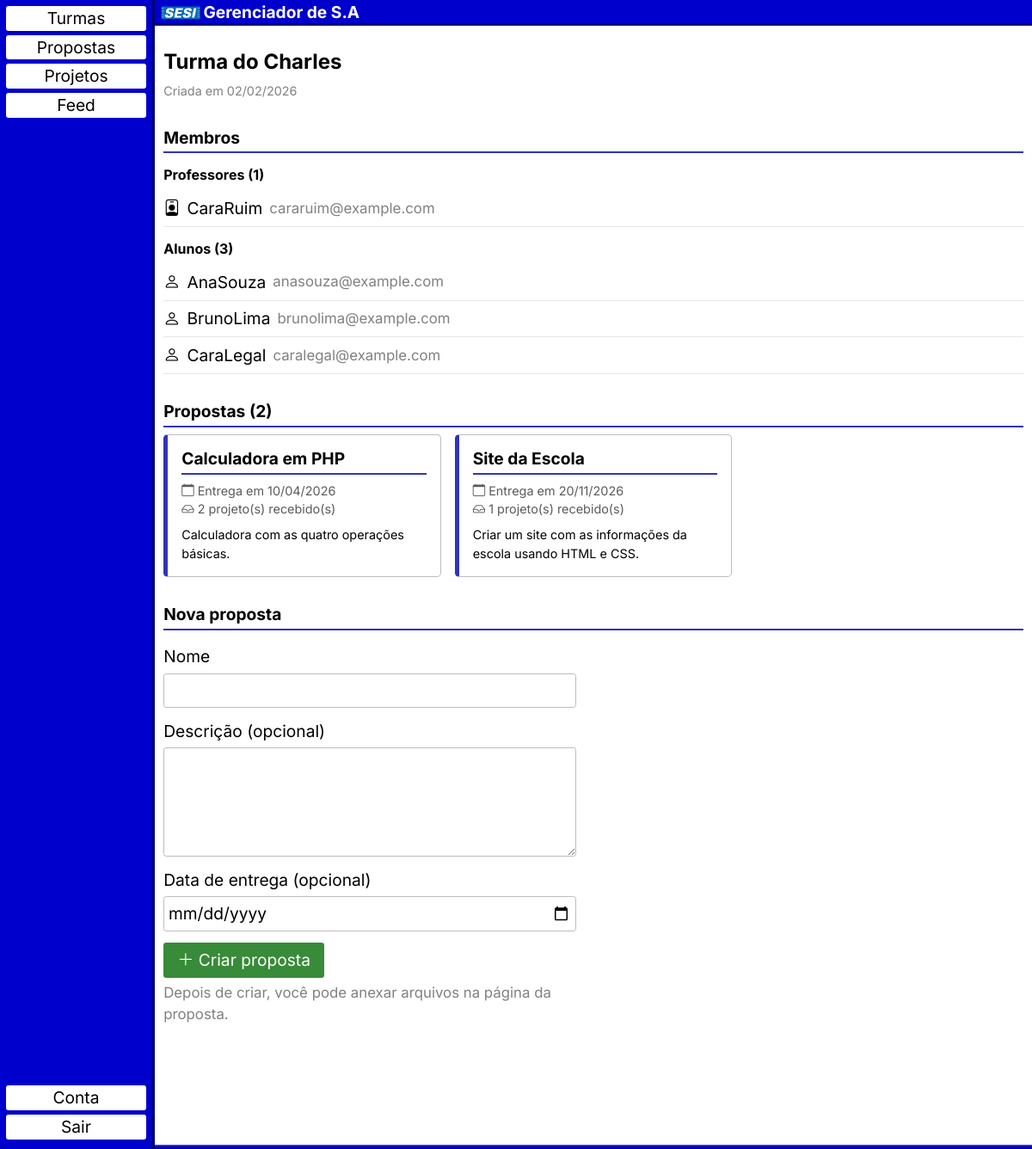
/paginas/turma.php?id=1 (signed in), run on the app's committed database.
### tables this page shows
CREATE TABLE `turmas` (
  `id` int(11) PRIMARY KEY NOT NULL AUTO_INCREMENT,
  `nome` varchar(150) NOT NULL,
  `data_criado` date NOT NULL DEFAULT current_timestamp()
);

CREATE TABLE `users` (
  `id` int(11) PRIMARY KEY NOT NULL AUTO_INCREMENT,
  `nome` varchar(150) NOT NULL UNIQUE,
  `email` varchar(150) NOT NULL UNIQUE,
  `senha` varchar(150) NOT NULL,
  `data_criado` date NOT NULL DEFAULT current_timestamp(),
  `ativo` BIT NOT NULL DEFAULT 1,
  `nivel` ENUM('aluno', 'professor') NOT NULL
);

CREATE TABLE `propostas` (
  `id` int(11) PRIMARY KEY NOT NULL AUTO_INCREMENT,
  `id_turma` int(11) NOT NULL,
  `id_professor` int(11) NOT NULL,
  `nome` varchar(150) NOT NULL,
  `descricao` text,
  `data_criado` date NOT NULL DEFAULT current_timestamp(),
  `data_entrega` date DEFAULT NULL
);

### acoes/permissoes.php (called while the page is built, shortened)
<?php
    function e_professor_da_turma($conexao, $id_user, $id_turma) {
        $stmt = $conexao->prepare("SELECT 1 FROM user_modera WHERE id_user = ? AND id_turma = ?");
        $stmt->execute([$id_user, $id_turma]);
        return (bool) $stmt->fetch();
    }
?>

### paginas/turma.php (the view, shortened to what this page needs)
<?php include(__DIR__ . '/../header.php'); ?>
<?php
    require_once(__DIR__ . '/../acoes/db_con_init.php');
    require_once(__DIR__ . '/../acoes/permissoes.php');
    $id_turma = $_GET['id'] ?? null;
    $sql = "SELECT t.id, t.nome, t.data_criado
            FROM turmas t
            WHERE t.id = ?
              AND (t.id IN (SELECT id_turma FROM user_participa WHERE id_user = ?)
                OR t.id IN (SELECT id_turma FROM user_modera   WHERE id_user = ?))";
    $stmt = $conexao->prepare($sql);
    $stmt->execute([$id_turma, $_SESSION['id'], $_SESSION['id']]);
    $turma = $stmt->fetch(PDO::FETCH_ASSOC);
    $sql = "SELECT u.nome, u.email
            FROM users u
            INNER JOIN user_modera m ON m.id_user = u.id
            WHERE m.id_turma = ?
            ORDER BY u.nome";
    $stmt = $conexao->prepare($sql);
    $stmt->execute([$turma['id']]);
    $professores = $stmt->fetchAll(PDO::FETCH_ASSOC);
    $sql = "SELECT u.nome, u.email
            FROM users u
            INNER JOIN user_participa p ON p.id_user = u.id
            WHERE p.id_turma = ?
            ORDER BY u.nome";
    $stmt = $conexao->prepare($sql);
    $stmt->execute([$turma['id']]);
    $alunos = $stmt->fetchAll(PDO::FETCH_ASSOC);
    $sql = "SELECT pr.id, pr.nome, pr.descricao, pr.data_entrega,
                   (SELECT COUNT(*) FROM projetos pj WHERE pj.id_proposta = pr.id AND pj.data_enviado IS NOT NULL) AS total_projetos,
                   (SELECT pj.id FROM projetos pj WHERE pj.id_proposta = pr.id AND pj.id_aluno = ?) AS id_meu_projeto,
                   (SELECT pj.data_enviado FROM projetos pj WHERE pj.id_proposta = pr.id AND pj.id_aluno = ?) AS meu_projeto_enviado
            FROM propostas pr
            WHERE pr.id_turma = ?
            ORDER BY pr.data_entrega IS NULL, pr.data_entrega";
    $stmt = $conexao->prepare($sql);
    $stmt->execute([$_SESSION['id'], $_SESSION['id'], $turma['id']]);
    $propostas = $stmt->fetchAll(PDO::FETCH_ASSOC);
    $e_professor = e_professor_da_turma($conexao, $_SESSION['id'], $turma['id']);
?>
<h2 class="titulo"><?= htmlspecialchars($turma['nome']) ?></h2>
<p class="turma-info">Criada em <?= date('d/m/Y', strtotime($turma['data_criado'])) ?></p>
<section class="turma-secao">
    <h3>Membros</h3>
    <h4>Professores (<?= count($professores) ?>)</h4>
    <?php if (empty($professores)): ?>
        <p class="turmas-vazio">Nenhum professor nesta turma.</p>
    <?php else: ?>
        <ul class="membros-lista">
            <?php foreach ($professores as $membro): ?>
                <li>
                    <i class="bi bi-person-badge"></i>
                    <span><?= htmlspecialchars($membro['nome']) ?></span>
                    <small><?= htmlspecialchars($membro['email']) ?></small>
                </li>
            <?php endforeach ?>
        </ul>
    <?php endif ?>
    <h4>Alunos (<?= count($alunos) ?>)</h4>
    <?php if (empty($alunos)): ?>
        <p class="turmas-vazio">Nenhum aluno nesta turma ainda.</p>
    <?php else: ?>
        <ul class="membros-lista">
            <?php foreach ($alunos as $membro): ?>
                <li>
                    <i class="bi bi-person"></i>
                    <span><?= htmlspecialchars($membro['nome']) ?></span>
                    <small><?= htmlspecialchars($membro['email']) ?></small>
                </li>
            <?php endforeach ?>
        </ul>
    <?php endif ?>
</section>
<section class="turma-secao">
    <h3>Propostas (<?= count($propostas) ?>)</h3>
    <?php if (empty($propostas)): ?>
        <p class="turmas-vazio">Nenhuma proposta nesta turma ainda.</p>
    <?php else: ?>
        <div class="turmas-lista">
            <?php foreach ($propostas as $proposta): ?>
                <?php include(__DIR__ . '/../proposta_card.php'); ?>
            <?php endforeach ?>
        </div>
    <?php endif ?>
</section>
<?php if ($e_professor): ?>
    <section class="turma-secao">
        <h3>Nova proposta</h3>
        <form class="form-simples" action="<?= $base ?>/acoes/criar_proposta.php?turma=<?= $turma['id'] ?>" method="POST">
            <label for="nome">Nome</label>
            <input type="text" id="nome" name="nome" maxlength="150" required>
            <label for="descricao">Descrição (opcional)</label>
            <textarea id="descricao" name="descricao" rows="4"></textarea>
            <label for="data_entrega">Data de entrega (opcional)</label>
            <input type="date" id="data_entrega" name="data_entrega">
            <button type="submit"><i class="bi bi-plus-lg"></i> Criar proposta</button>
            <small>Depois de criar, você pode anexar arquivos na página da proposta.</small>
        </form>
    </section>
<?php endif ?>
<?php include(__DIR__ . '/../footer.php'); ?>

### proposta_card.php (shortened to what this page needs)
<a class="turma-card" href="<?= $base ?>/paginas/proposta.php?id=<?= $proposta['id'] ?>">
    <h3><?= htmlspecialchars($proposta['nome']) ?></h3>
    <p>
        <i class="bi bi-calendar"></i>
        <?php if ($proposta['data_entrega']): ?>
            Entrega em <?= date('d/m/Y', strtotime($proposta['data_entrega'])) ?>
        <?php else: ?>
            Sem data de entrega
        <?php endif ?>
    </p>
    <?php if ($_SESSION['nivel'] == 'professor'): ?>
        <p><i class="bi bi-inbox"></i> <?= $proposta['total_projetos'] ?> projeto(s) recebido(s)</p>
    <?php elseif ($proposta['meu_projeto_enviado']): ?>
        <p class="status-enviado"><i class="bi bi-check-circle"></i> Projeto enviado</p>
    <?php elseif ($proposta['id_meu_projeto']): ?>
        <p class="status-pendente"><i class="bi bi-pencil"></i> Rascunho (não enviado)</p>
    <?php else: ?>
        <p class="status-pendente"><i class="bi bi-clock"></i> Pendente</p>
    <?php endif ?>
    <?php if ($proposta['descricao']): ?>
        <p class="projeto-descricao"><?= htmlspecialchars($proposta['descricao']) ?></p>
    <?php endif ?>
</a>

### recursos/style.css (style rules this page uses)
body { margin: 0; font-family: "inter", sans-serif; font-size: larger; box-sizing: revert; }
p { padding: 0; margin: 0; }
a { text-decoration: none; }
.titulo { font-size: 1.5rem; font-weight: bold; margin: 1rem 0; }
.turmas-lista { display: grid; grid-template-columns: repeat(auto-fill, minmax(15rem, 1fr)); gap: 1rem; }
.turma-card { display: block; color: black; border: 1px solid rgb(189, 189, 189); border-left: 5px solid rgb(50, 50, 188); border-radius: 0.3rem; padding: 1rem; background-color: white; }
.turma-card h3 { font-size: 1.2rem; font-weight: bold; margin-bottom: 0.5rem; }
.turma-card p { color: rgb(90, 90, 90); font-size: 0.9rem; }
.turma-card .projeto-descricao { margin-top: 0.5rem; color: black; }
.form-simples { display: flex; flex-direction: column; gap: 0.3rem; max-width: 30rem; margin-top: 1rem; }
.form-simples input, .form-simples textarea { border: 1px solid rgb(189, 189, 189); border-radius: 0.2rem; padding: 0.3rem; margin-bottom: 0.5rem; }
.form-simples button { align-self: flex-start; background-color: rgb(56, 139, 56); color: white; border-style: none; border-radius: 0.2rem; padding: 0.4rem 1rem; }
.form-simples small { color: gray; }
.turma-info { color: gray; font-size: 0.9rem; margin-top: -0.5rem; }
.turma-secao { margin-top: 2rem; }
.turma-secao h3 { font-size: 1.2rem; font-weight: bold; border-bottom: 2px solid rgb(50, 50, 188); padding-bottom: 0.3rem; }
.turma-secao h4 { font-size: 1rem; font-weight: bold; margin-top: 1rem; }
.membros-lista { list-style: none; padding: 0; }
.membros-lista li { display: flex; align-items: center; gap: 0.5rem; padding: 0.4rem 0; border-bottom: 1px solid rgb(230, 230, 230); }
.membros-lista small { color: gray; }

### data on the page
turmas: nome "Turma do Charles", data_criado "02/02/2026"
users: nome "CaraRuim", email "cararuim@example.com"
users: nome "AnaSouza", email "anasouza@example.com"
users: nome "BrunoLima", email "brunolima@example.com"
users: nome "CaraLegal", email "caralegal@example.com"
propostas: nome "Calculadora em PHP", data_entrega "10/04/2026", total_projetos "2", descricao "Calculadora com as quatro operações básicas."
propostas: nome "Site da Escola", data_entrega "20/11/2026", total_projetos "1", descricao "Criar um site com as informações da escola usando HTML e CSS."

### other printed values
count($professores) "1"
count($alunos) "3"
count($propostas) "2"
